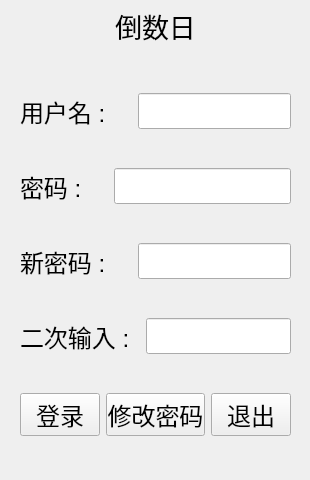
<?xml version="1.0" encoding="UTF-8"?>
<ui version="4.0">
 <class>loginWindow</class>
 <widget class="QMainWindow" name="loginWindow">
  <property name="geometry">
   <rect>
    <x>0</x>
    <y>0</y>
    <width>310</width>
    <height>480</height>
   </rect>
  </property>
  <property name="windowTitle">
   <string>MainWindow</string>
  </property>
  <widget class="QWidget" name="centralwidget">
   <widget class="QLabel" name="label">
    <property name="geometry">
     <rect>
      <x>50</x>
      <y>10</y>
      <width>211</width>
      <height>31</height>
     </rect>
    </property>
    <property name="font">
     <font>
      <pointsize>20</pointsize>
     </font>
    </property>
    <property name="text">
     <string>倒数日</string>
    </property>
    <property name="alignment">
     <set>Qt::AlignCenter</set>
    </property>
   </widget>
   <widget class="QWidget" name="layoutWidget">
    <property name="geometry">
     <rect>
      <x>20</x>
      <y>60</y>
      <width>271</width>
      <height>411</height>
     </rect>
    </property>
    <layout class="QVBoxLayout" name="verticalLayout">
     <item>
      <layout class="QHBoxLayout" name="horizontalLayout">
       <item>
        <widget class="QLabel" name="label_2">
         <property name="font">
          <font>
           <pointsize>18</pointsize>
          </font>
         </property>
         <property name="layoutDirection">
          <enum>Qt::LeftToRight</enum>
         </property>
         <property name="text">
          <string>用户名 :  </string>
         </property>
        </widget>
       </item>
       <item>
        <widget class="QLineEdit" name="lineEdit">
         <property name="maximumSize">
          <size>
           <width>153</width>
           <height>16777215</height>
          </size>
         </property>
         <property name="font">
          <font>
           <pointsize>18</pointsize>
          </font>
         </property>
         <property name="layoutDirection">
          <enum>Qt::LeftToRight</enum>
         </property>
        </widget>
       </item>
      </layout>
     </item>
     <item>
      <layout class="QHBoxLayout" name="horizontalLayout_2">
       <item>
        <widget class="QLabel" name="label_3">
         <property name="font">
          <font>
           <pointsize>18</pointsize>
          </font>
         </property>
         <property name="layoutDirection">
          <enum>Qt::LeftToRight</enum>
         </property>
         <property name="text">
          <string>密码 :    </string>
         </property>
        </widget>
       </item>
       <item>
        <widget class="QLineEdit" name="lineEdit_2">
         <property name="maximumSize">
          <size>
           <width>177</width>
           <height>16777215</height>
          </size>
         </property>
         <property name="font">
          <font>
           <pointsize>18</pointsize>
          </font>
         </property>
         <property name="layoutDirection">
          <enum>Qt::LeftToRight</enum>
         </property>
         <property name="echoMode">
          <enum>QLineEdit::Password</enum>
         </property>
        </widget>
       </item>
      </layout>
     </item>
     <item>
      <layout class="QHBoxLayout" name="horizontalLayout_3">
       <item>
        <widget class="QLabel" name="label_4">
         <property name="font">
          <font>
           <pointsize>18</pointsize>
          </font>
         </property>
         <property name="layoutDirection">
          <enum>Qt::LeftToRight</enum>
         </property>
         <property name="text">
          <string>新密码 :  </string>
         </property>
        </widget>
       </item>
       <item>
        <widget class="QLineEdit" name="lineEdit_3">
         <property name="maximumSize">
          <size>
           <width>153</width>
           <height>16777215</height>
          </size>
         </property>
         <property name="font">
          <font>
           <pointsize>18</pointsize>
          </font>
         </property>
         <property name="layoutDirection">
          <enum>Qt::LeftToRight</enum>
         </property>
         <property name="echoMode">
          <enum>QLineEdit::Password</enum>
         </property>
        </widget>
       </item>
      </layout>
     </item>
     <item>
      <layout class="QHBoxLayout" name="horizontalLayout_4">
       <item>
        <widget class="QLabel" name="label_5">
         <property name="minimumSize">
          <size>
           <width>120</width>
           <height>0</height>
          </size>
         </property>
         <property name="font">
          <font>
           <pointsize>18</pointsize>
          </font>
         </property>
         <property name="layoutDirection">
          <enum>Qt::LeftToRight</enum>
         </property>
         <property name="text">
          <string>二次输入 :</string>
         </property>
        </widget>
       </item>
       <item>
        <widget class="QLineEdit" name="lineEdit_4">
         <property name="maximumSize">
          <size>
           <width>153</width>
           <height>16777215</height>
          </size>
         </property>
         <property name="font">
          <font>
           <pointsize>18</pointsize>
          </font>
         </property>
         <property name="layoutDirection">
          <enum>Qt::LeftToRight</enum>
         </property>
         <property name="echoMode">
          <enum>QLineEdit::Password</enum>
         </property>
        </widget>
       </item>
      </layout>
     </item>
     <item>
      <layout class="QHBoxLayout" name="horizontalLayout_5">
       <item>
        <widget class="QPushButton" name="pushButton">
         <property name="font">
          <font>
           <pointsize>18</pointsize>
          </font>
         </property>
         <property name="styleSheet">
          <string notr="true">QPushButton{border-image:url(:/png/title_bar_btn_normal.png);}
QPushButton:pressed{border-image: url(:/png/title_bar_btn_selected.png);}
QPushButton:hover{border-image: url(:/png/title_bar_btn_selected.png);}</string>
         </property>
         <property name="text">
          <string>登录</string>
         </property>
        </widget>
       </item>
       <item>
        <widget class="QPushButton" name="pushButton_2">
         <property name="font">
          <font>
           <pointsize>18</pointsize>
          </font>
         </property>
         <property name="styleSheet">
          <string notr="true">QPushButton{border-image:url(:/png/title_bar_btn_normal.png);}
QPushButton:pressed{border-image: url(:/png/title_bar_btn_selected.png);}
QPushButton:hover{border-image: url(:/png/title_bar_btn_selected.png);}</string>
         </property>
         <property name="text">
          <string>修改密码</string>
         </property>
        </widget>
       </item>
       <item>
        <widget class="QPushButton" name="pushButton_3">
         <property name="font">
          <font>
           <pointsize>18</pointsize>
          </font>
         </property>
         <property name="styleSheet">
          <string notr="true">QPushButton{border-image:url(:/png/title_bar_btn_normal.png);}
QPushButton:pressed{border-image: url(:/png/title_bar_btn_selected.png);}
QPushButton:hover{border-image: url(:/png/title_bar_btn_selected.png);}</string>
         </property>
         <property name="text">
          <string>退出</string>
         </property>
        </widget>
       </item>
      </layout>
     </item>
    </layout>
   </widget>
  </widget>
 </widget>
 <resources/>
 <connections/>
</ui>
